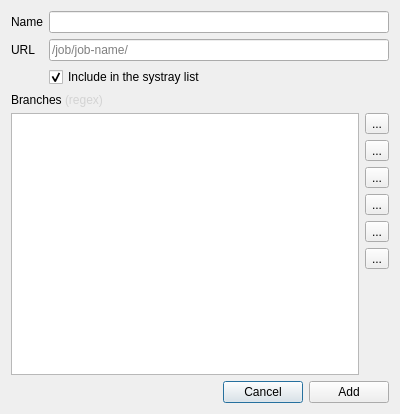
<?xml version="1.0" encoding="UTF-8"?>
<ui version="4.0">
 <class>Dialog</class>
 <widget class="QDialog" name="Dialog">
  <property name="geometry">
   <rect>
    <x>0</x>
    <y>0</y>
    <width>400</width>
    <height>414</height>
   </rect>
  </property>
  <property name="windowTitle">
   <string>Add Job</string>
  </property>
  <property name="modal">
   <bool>true</bool>
  </property>
  <layout class="QVBoxLayout" name="verticalLayout_2">
   <item>
    <layout class="QFormLayout" name="formLayout">
     <item row="0" column="0">
      <widget class="QLabel" name="label">
       <property name="text">
        <string>Name</string>
       </property>
      </widget>
     </item>
     <item row="0" column="1">
      <widget class="QLineEdit" name="lineEdit"/>
     </item>
     <item row="1" column="0">
      <widget class="QLabel" name="label_2">
       <property name="text">
        <string>URL</string>
       </property>
      </widget>
     </item>
     <item row="1" column="1">
      <widget class="QLineEdit" name="lineEdit_2">
       <property name="placeholderText">
        <string>/job/job-name/</string>
       </property>
      </widget>
     </item>
     <item row="2" column="1">
      <widget class="QCheckBox" name="checkBox">
       <property name="text">
        <string>Include in the systray list</string>
       </property>
       <property name="checked">
        <bool>true</bool>
       </property>
      </widget>
     </item>
    </layout>
   </item>
   <item>
    <widget class="QLabel" name="label_3">
     <property name="text">
      <string>Branches &lt;span style=&quot;color:lightgray&quot;&gt;(regex)&lt;/span&gt;</string>
     </property>
     <property name="textFormat">
      <enum>Qt::RichText</enum>
     </property>
    </widget>
   </item>
   <item>
    <layout class="QHBoxLayout" name="horizontalLayout">
     <item>
      <widget class="QTableView" name="monitored_branches_table"/>
     </item>
     <item>
      <layout class="QVBoxLayout" name="verticalLayout">
       <item>
        <widget class="QToolButton" name="branch_move_up_button">
         <property name="text">
          <string>...</string>
         </property>
        </widget>
       </item>
       <item>
        <widget class="QToolButton" name="branch_move_down_button">
         <property name="text">
          <string>...</string>
         </property>
        </widget>
       </item>
       <item>
        <widget class="QToolButton" name="branch_edit_button">
         <property name="text">
          <string>...</string>
         </property>
        </widget>
       </item>
       <item>
        <widget class="QToolButton" name="branch_add_before_button">
         <property name="text">
          <string>...</string>
         </property>
        </widget>
       </item>
       <item>
        <widget class="QToolButton" name="branch_add_after_button">
         <property name="text">
          <string>...</string>
         </property>
        </widget>
       </item>
       <item>
        <widget class="QToolButton" name="branch_delete_button">
         <property name="text">
          <string>...</string>
         </property>
        </widget>
       </item>
       <item>
        <spacer name="verticalSpacer">
         <property name="orientation">
          <enum>Qt::Vertical</enum>
         </property>
         <property name="sizeHint" stdset="0">
          <size>
           <width>20</width>
           <height>40</height>
          </size>
         </property>
        </spacer>
       </item>
      </layout>
     </item>
    </layout>
   </item>
   <item>
    <layout class="QHBoxLayout" name="horizontalLayout_2">
     <item>
      <spacer name="horizontalSpacer">
       <property name="orientation">
        <enum>Qt::Horizontal</enum>
       </property>
       <property name="sizeHint" stdset="0">
        <size>
         <width>40</width>
         <height>20</height>
        </size>
       </property>
      </spacer>
     </item>
     <item>
      <widget class="QPushButton" name="cancel_dialog_button">
       <property name="text">
        <string>Cancel</string>
       </property>
      </widget>
     </item>
     <item>
      <widget class="QPushButton" name="add_job_button">
       <property name="text">
        <string>Add</string>
       </property>
      </widget>
     </item>
    </layout>
   </item>
  </layout>
  <zorder>formLayoutWidget</zorder>
  <zorder>branch_move_up_button</zorder>
  <zorder>branch_move_down_button</zorder>
  <zorder>branch_add_after_button</zorder>
  <zorder>branch_add_before_button</zorder>
  <zorder>branch_delete_button</zorder>
  <zorder>verticalSpacer</zorder>
  <zorder>branch_add_after_button</zorder>
  <zorder>monitored_branches_table</zorder>
  <zorder>add_job_button</zorder>
  <zorder>cancel_dialog_button</zorder>
  <zorder>horizontalSpacer</zorder>
  <zorder>label_3</zorder>
 </widget>
 <resources/>
 <connections/>
</ui>
